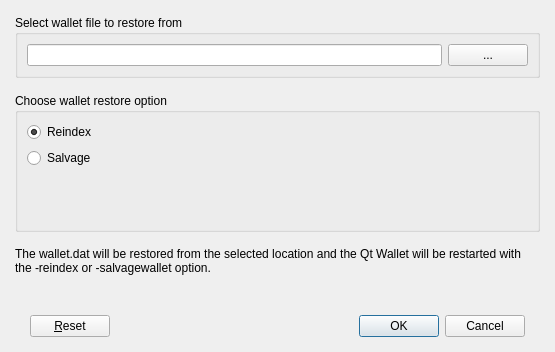
<?xml version="1.0" encoding="UTF-8"?>
<ui version="4.0">
 <class>RestoreDialog</class>
 <widget class="QDialog" name="RestoreDialog">
  <property name="geometry">
   <rect>
    <x>0</x>
    <y>0</y>
    <width>555</width>
    <height>352</height>
   </rect>
  </property>
  <property name="windowTitle">
   <string>Dialog</string>
  </property>
  <layout class="QVBoxLayout" name="verticalLayout_3">
   <property name="spacing">
    <number>0</number>
   </property>
   <property name="leftMargin">
    <number>0</number>
   </property>
   <property name="topMargin">
    <number>0</number>
   </property>
   <property name="rightMargin">
    <number>0</number>
   </property>
   <property name="bottomMargin">
    <number>0</number>
   </property>
   <item>
    <layout class="QVBoxLayout" name="verticalLayout_2">
     <property name="spacing">
      <number>15</number>
     </property>
     <property name="leftMargin">
      <number>15</number>
     </property>
     <property name="topMargin">
      <number>15</number>
     </property>
     <property name="rightMargin">
      <number>15</number>
     </property>
     <property name="bottomMargin">
      <number>15</number>
     </property>
     <item>
      <widget class="QGroupBox" name="gbWalletPath">
       <property name="title">
        <string>Select wallet file to restore from</string>
       </property>
       <layout class="QHBoxLayout" name="horizontalLayout">
        <item>
         <widget class="QLineEdit" name="txtWalletPath">
          <property name="readOnly">
           <bool>true</bool>
          </property>
         </widget>
        </item>
        <item>
         <widget class="QPushButton" name="toolWalletPath">
          <property name="text">
           <string>...</string>
          </property>
         </widget>
        </item>
       </layout>
      </widget>
     </item>
     <item>
      <widget class="QGroupBox" name="groupBox">
       <property name="title">
        <string>Choose wallet restore option</string>
       </property>
       <layout class="QVBoxLayout" name="verticalLayout">
        <item>
         <widget class="QRadioButton" name="rbReindex">
          <property name="text">
           <string>Reindex</string>
          </property>
          <property name="checked">
           <bool>true</bool>
          </property>
         </widget>
        </item>
        <item>
         <widget class="QRadioButton" name="rbSalvage">
          <property name="text">
           <string>Salvage</string>
          </property>
         </widget>
        </item>
        <item>
         <spacer name="verticalSpacer">
          <property name="orientation">
           <enum>Qt::Vertical</enum>
          </property>
          <property name="sizeHint" stdset="0">
           <size>
            <width>20</width>
            <height>40</height>
           </size>
          </property>
         </spacer>
        </item>
       </layout>
      </widget>
     </item>
     <item>
      <widget class="QLabel" name="lblInfo">
       <property name="text">
        <string>The wallet.dat will be restored from the selected location and the Qt Wallet will be restarted with the -reindex or -salvagewallet option.</string>
       </property>
       <property name="wordWrap">
        <bool>true</bool>
       </property>
      </widget>
     </item>
    </layout>
   </item>
   <item>
    <widget class="QWidget" name="buttonsContainerWhite" native="true">
     <layout class="QHBoxLayout" name="horizontalLayout_2">
      <property name="leftMargin">
       <number>30</number>
      </property>
      <property name="topMargin">
       <number>25</number>
      </property>
      <property name="rightMargin">
       <number>30</number>
      </property>
      <property name="bottomMargin">
       <number>15</number>
      </property>
      <item>
       <widget class="QPushButton" name="btnReset">
        <property name="text">
         <string>&amp;Reset</string>
        </property>
       </widget>
      </item>
      <item>
       <spacer name="horizontalSpacer">
        <property name="orientation">
         <enum>Qt::Horizontal</enum>
        </property>
        <property name="sizeHint" stdset="0">
         <size>
          <width>196</width>
          <height>20</height>
         </size>
        </property>
       </spacer>
      </item>
      <item>
       <widget class="QDialogButtonBox" name="btnBoxRestore">
        <property name="standardButtons">
         <set>QDialogButtonBox::Cancel|QDialogButtonBox::Ok</set>
        </property>
       </widget>
      </item>
     </layout>
    </widget>
   </item>
  </layout>
 </widget>
 <resources/>
 <connections/>
</ui>
